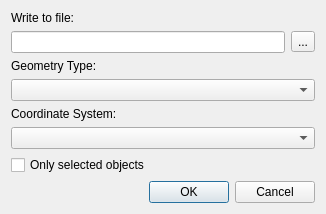
<?xml version="1.0" encoding="UTF-8"?>
<ui version="4.0">
 <class>ExtractGeometryDlg</class>
 <widget class="QDialog" name="ExtractGeometryDlg">
  <property name="geometry">
   <rect>
    <x>0</x>
    <y>0</y>
    <width>326</width>
    <height>207</height>
   </rect>
  </property>
  <property name="minimumSize">
   <size>
    <width>0</width>
    <height>0</height>
   </size>
  </property>
  <property name="maximumSize">
   <size>
    <width>1000</width>
    <height>1000</height>
   </size>
  </property>
  <property name="windowTitle">
   <string>Delta Transform</string>
  </property>
  <property name="windowIcon">
   <iconset resource="../../../../Tools/Libs/GuiFoundation/QtResources/resources.qrc">
    <normaloff>:/GuiFoundation/PLASMA-logo.svg</normaloff>:/GuiFoundation/PLASMA-logo.svg</iconset>
  </property>
  <layout class="QVBoxLayout" name="verticalLayout">
   <item>
    <widget class="QLabel" name="label">
     <property name="text">
      <string>Write to file:</string>
     </property>
    </widget>
   </item>
   <item>
    <layout class="QHBoxLayout" name="horizontalLayout">
     <item>
      <widget class="QLineEdit" name="DestinationFile"/>
     </item>
     <item>
      <widget class="QToolButton" name="BrowseButton">
       <property name="text">
        <string>...</string>
       </property>
      </widget>
     </item>
    </layout>
   </item>
   <item>
    <widget class="QLabel" name="label_2">
     <property name="text">
      <string>Geometry Type:</string>
     </property>
    </widget>
   </item>
   <item>
    <widget class="QComboBox" name="ExtractionMode"/>
   </item>
   <item>
    <widget class="QLabel" name="label_3">
     <property name="text">
      <string>Coordinate System:</string>
     </property>
    </widget>
   </item>
   <item>
    <widget class="QComboBox" name="CoordinateSystem"/>
   </item>
   <item>
    <widget class="QCheckBox" name="ExtractOnlySelection">
     <property name="text">
      <string>Only selected objects</string>
     </property>
    </widget>
   </item>
   <item>
    <spacer name="verticalSpacer">
     <property name="orientation">
      <enum>Qt::Vertical</enum>
     </property>
     <property name="sizeHint" stdset="0">
      <size>
       <width>20</width>
       <height>13</height>
      </size>
     </property>
    </spacer>
   </item>
   <item>
    <widget class="QDialogButtonBox" name="ButtonBox">
     <property name="standardButtons">
      <set>QDialogButtonBox::Cancel|QDialogButtonBox::Ok</set>
     </property>
    </widget>
   </item>
  </layout>
 </widget>
 <resources>
  <include location="../QtResources/resources.qrc"/>
  <include location="../../../../Tools/Libs/GuiFoundation/QtResources/resources.qrc"/>
  <include location="../../../../Editor/EditorFramework/QtResources/resources.qrc"/>
 </resources>
 <connections/>
</ui>
